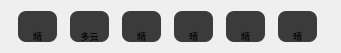
   <widget class="QWidget" name="layoutWidget">
    <property name="geometry">
     <rect>
      <x>20</x>
      <y>70</y>
      <width>341</width>
      <height>53</height>
     </rect>
    </property>
    <layout class="QHBoxLayout" name="HLweaterMess">
     <item>
      <layout class="QVBoxLayout" name="VLweater_1">
       <property name="spacing">
        <number>0</number>
       </property>
       <item>
        <widget class="QLabel" name="iconweater_1">
         <property name="maximumSize">
          <size>
           <width>39</width>
           <height>37</height>
          </size>
         </property>
         <property name="styleSheet">
          <string notr="true">background-color: rgb(59, 59, 59);
border-top-right-radius:8px;
border-top-left-radius:8px;</string>
         </property>
         <property name="text">
          <string/>
         </property>
         <property name="pixmap">
          <pixmap resource="icon.qrc">:/icon/彩色icon/晴.png</pixmap>
         </property>
         <property name="scaledContents">
          <bool>true</bool>
         </property>
        </widget>
       </item>
       <item>
        <widget class="QLabel" name="Cweater_1">
         <property name="maximumSize">
          <size>
           <width>39</width>
           <height>12</height>
          </size>
         </property>
         <property name="font">
          <font>
           <pointsize>7</pointsize>
          </font>
         </property>
         <property name="styleSheet">
          <string notr="true">background-color: rgb(59, 59, 59);
border-bottom-right-radius:8px;
border-bottom-left-radius:8px;</string>
         </property>
         <property name="text">
          <string>晴</string>
         </property>
         <property name="alignment">
          <set>Qt::AlignCenter</set>
         </property>
        </widget>
       </item>
      </layout>
     </item>
     <item>
      <layout class="QVBoxLayout" name="VLweater_2">
       <property name="spacing">
        <number>0</number>
       </property>
       <item>
        <widget class="QLabel" name="iconweater_2">
         <property name="maximumSize">
          <size>
           <width>39</width>
           <height>37</height>
          </size>
         </property>
         <property name="styleSheet">
          <string notr="true">background-color: rgb(59, 59, 59);
border-top-right-radius:8px;
border-top-left-radius:8px;</string>
         </property>
         <property name="text">
          <string/>
         </property>
         <property name="pixmap">
          <pixmap resource="icon.qrc">:/icon/彩色icon/多云.png</pixmap>
         </property>
         <property name="scaledContents">
          <bool>true</bool>
         </property>
        </widget>
       </item>
       <item>
        <widget class="QLabel" name="Cweater_2">
         <property name="maximumSize">
          <size>
           <width>39</width>
           <height>12</height>
          </size>
         </property>
         <property name="font">
          <font>
           <pointsize>7</pointsize>
          </font>
         </property>
         <property name="styleSheet">
          <string notr="true">background-color: rgb(59, 59, 59);
border-bottom-right-radius:8px;
border-bottom-left-radius:8px;</string>
         </property>
         <property name="text">
          <string>多云</string>
         </property>
         <property name="alignment">
          <set>Qt::AlignCenter</set>
         </property>
        </widget>
       </item>
      </layout>
     </item>
     <item>
      <layout class="QVBoxLayout" name="VLweater_3">
       <property name="spacing">
        <number>0</number>
       </property>
       <item>
        <widget class="QLabel" name="iconweater_3">
         <property name="maximumSize">
          <size>
           <width>39</width>
           <height>37</height>
          </size>
         </property>
         <property name="styleSheet">
          <string notr="true">background-color: rgb(59, 59, 59);
border-top-right-radius:8px;
border-top-left-radius:8px;</string>
         </property>
         <property name="text">
          <string/>
         </property>
         <property name="pixmap">
          <pixmap resource="icon.qrc">:/icon/彩色icon/晴.png</pixmap>
         </property>
         <property name="scaledContents">
          <bool>true</bool>
         </property>
        </widget>
       </item>
       <item>
        <widget class="QLabel" name="Cweater_3">
         <property name="maximumSize">
          <size>
           <width>39</width>
           <height>12</height>
          </size>
         </property>
         <property name="font">
          <font>
           <pointsize>7</pointsize>
          </font>
         </property>
         <property name="styleSheet">
          <string notr="true">background-color: rgb(59, 59, 59);
border-bottom-right-radius:8px;
border-bottom-left-radius:8px;</string>
         </property>
         <property name="text">
          <string>晴</string>
         </property>
         <property name="alignment">
          <set>Qt::AlignCenter</set>
         </property>
        </widget>
       </item>
      </layout>
     </item>
     <item>
      <layout class="QVBoxLayout" name="VLweater_4">
       <property name="spacing">
        <number>0</number>
       </property>
       <item>
        <widget class="QLabel" name="iconweater_4">
         <property name="maximumSize">
          <size>
           <width>39</width>
           <height>37</height>
          </size>
         </property>
         <property name="styleSheet">
          <string notr="true">background-color: rgb(59, 59, 59);
border-top-right-radius:8px;
border-top-left-radius:8px;</string>
         </property>
         <property name="text">
          <string/>
         </property>
         <property name="pixmap">
          <pixmap resource="icon.qrc">:/icon/彩色icon/晴.png</pixmap>
         </property>
         <property name="scaledContents">
          <bool>true</bool>
         </property>
        </widget>
       </item>
       <item>
        <widget class="QLabel" name="Cweater_4">
         <property name="maximumSize">
          <size>
           <width>39</width>
           <height>12</height>
          </size>
         </property>
         <property name="font">
          <font>
           <pointsize>7</pointsize>
          </font>
         </property>
         <property name="styleSheet">
          <string notr="true">background-color: rgb(59, 59, 59);
border-bottom-right-radius:8px;
border-bottom-left-radius:8px;</string>
         </property>
         <property name="text">
          <string>晴</string>
         </property>
         <property name="alignment">
          <set>Qt::AlignCenter</set>
         </property>
        </widget>
       </item>
      </layout>
     </item>
     <item>
      <layout class="QVBoxLayout" name="VLweater_5">
       <property name="spacing">
        <number>0</number>
       </property>
       <item>
        <widget class="QLabel" name="iconweater_5">
         <property name="maximumSize">
          <size>
           <width>39</width>
           <height>37</height>
          </size>
         </property>
         <property name="styleSheet">
          <string notr="true">background-color: rgb(59, 59, 59);
border-top-right-radius:8px;
border-top-left-radius:8px;</string>
         </property>
         <property name="text">
          <string/>
         </property>
         <property name="pixmap">
          <pixmap resource="icon.qrc">:/icon/彩色icon/晴.png</pixmap>
         </property>
         <property name="scaledContents">
          <bool>true</bool>
         </property>
        </widget>
       </item>
       <item>
        <widget class="QLabel" name="Cweater_5">
         <property name="maximumSize">
          <size>
           <width>39</width>
           <height>12</height>
          </size>
         </property>
         <property name="font">
          <font>
           <pointsize>7</pointsize>
          </font>
         </property>
         <property name="styleSheet">
          <string notr="true">background-color: rgb(59, 59, 59);
border-bottom-right-radius:8px;
border-bottom-left-radius:8px;</string>
         </property>
         <property name="text">
          <string>晴</string>
         </property>
         <property name="alignment">
          <set>Qt::AlignCenter</set>
         </property>
        </widget>
       </item>
      </layout>
     </item>
     <item>
      <layout class="QVBoxLayout" name="VLweater_6">
       <property name="spacing">
        <number>0</number>
       </property>
       <item>
        <widget class="QLabel" name="iconweater_6">
         <property name="maximumSize">
          <size>
           <width>39</width>
           <height>37</height>
          </size>
         </property>
         <property name="styleSheet">
          <string notr="true">background-color: rgb(59, 59, 59);
border-top-right-radius:8px;
border-top-left-radius:8px;</string>
         </property>
         <property name="text">
          <string/>
         </property>
         <property name="pixmap">
          <pixmap resource="icon.qrc">:/icon/彩色icon/晴.png</pixmap>
         </property>
         <property name="scaledContents">
          <bool>true</bool>
         </property>
        </widget>
       </item>
       <item>
        <widget class="QLabel" name="Cweater_6">
         <property name="maximumSize">
          <size>
           <width>39</width>
           <height>12</height>
          </size>
         </property>
         <property name="font">
          <font>
           <pointsize>7</pointsize>
          </font>
         </property>
         <property name="styleSheet">
          <string notr="true">background-color: rgb(59, 59, 59);
border-bottom-right-radius:8px;
border-bottom-left-radius:8px;</string>
         </property>
         <property name="text">
          <string>晴</string>
         </property>
         <property name="alignment">
          <set>Qt::AlignCenter</set>
         </property>
        </widget>
       </item>
      </layout>
     </item>
    </layout>
   </widget>
